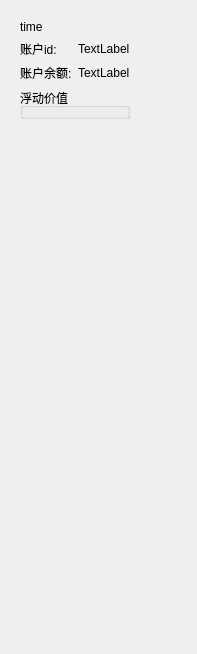
<?xml version="1.0" encoding="UTF-8"?>
<ui version="4.0">
 <class>v_pack_pannel</class>
 <widget class="QWidget" name="v_pack_pannel">
  <property name="geometry">
   <rect>
    <x>0</x>
    <y>0</y>
    <width>197</width>
    <height>654</height>
   </rect>
  </property>
  <property name="windowTitle">
   <string>Form</string>
  </property>
  <layout class="QHBoxLayout" name="horizontalLayout_4">
   <item>
    <widget class="QWidget" name="widget" native="true">
     <layout class="QHBoxLayout" name="horizontalLayout_3">
      <item>
       <layout class="QVBoxLayout" name="verticalLayout_3">
        <item>
         <layout class="QVBoxLayout" name="verticalLayout">
          <item>
           <widget class="QLabel" name="time_label">
            <property name="text">
             <string>time</string>
            </property>
           </widget>
          </item>
          <item>
           <layout class="QHBoxLayout" name="horizontalLayout_2">
            <item>
             <widget class="QLabel" name="label">
              <property name="text">
               <string>账户id:</string>
              </property>
             </widget>
            </item>
            <item>
             <widget class="QLabel" name="ac_id">
              <property name="text">
               <string>TextLabel</string>
              </property>
             </widget>
            </item>
           </layout>
          </item>
          <item>
           <layout class="QHBoxLayout" name="horizontalLayout">
            <item>
             <widget class="QLabel" name="label_2">
              <property name="text">
               <string>账户余额:</string>
              </property>
             </widget>
            </item>
            <item>
             <widget class="QLabel" name="account_balance">
              <property name="text">
               <string>TextLabel</string>
              </property>
             </widget>
            </item>
           </layout>
          </item>
         </layout>
        </item>
        <item>
         <layout class="QVBoxLayout" name="v_pack_layout">
          <item>
           <widget class="QGroupBox" name="groupBox">
            <property name="styleSheet">
             <string notr="true">font: 9pt &quot;Microsoft YaHei&quot;;</string>
            </property>
            <property name="title">
             <string>浮动价值</string>
            </property>
           </widget>
          </item>
         </layout>
        </item>
        <item>
         <spacer name="verticalSpacer">
          <property name="orientation">
           <enum>Qt::Orientation::Vertical</enum>
          </property>
          <property name="sizeHint" stdset="0">
           <size>
            <width>20</width>
            <height>40</height>
           </size>
          </property>
         </spacer>
        </item>
       </layout>
      </item>
      <item>
       <spacer name="horizontalSpacer">
        <property name="orientation">
         <enum>Qt::Orientation::Horizontal</enum>
        </property>
        <property name="sizeHint" stdset="0">
         <size>
          <width>0</width>
          <height>20</height>
         </size>
        </property>
       </spacer>
      </item>
     </layout>
    </widget>
   </item>
  </layout>
 </widget>
 <resources/>
 <connections/>
</ui>
